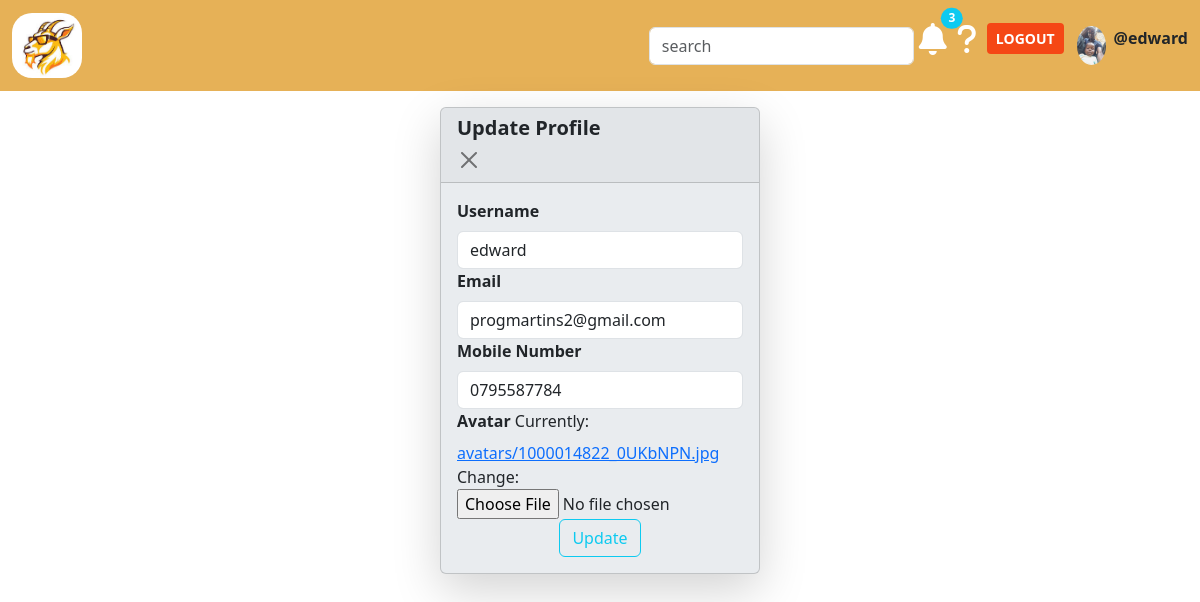
/profile-update/ (signed in), run on an earlier commit of the app's database.
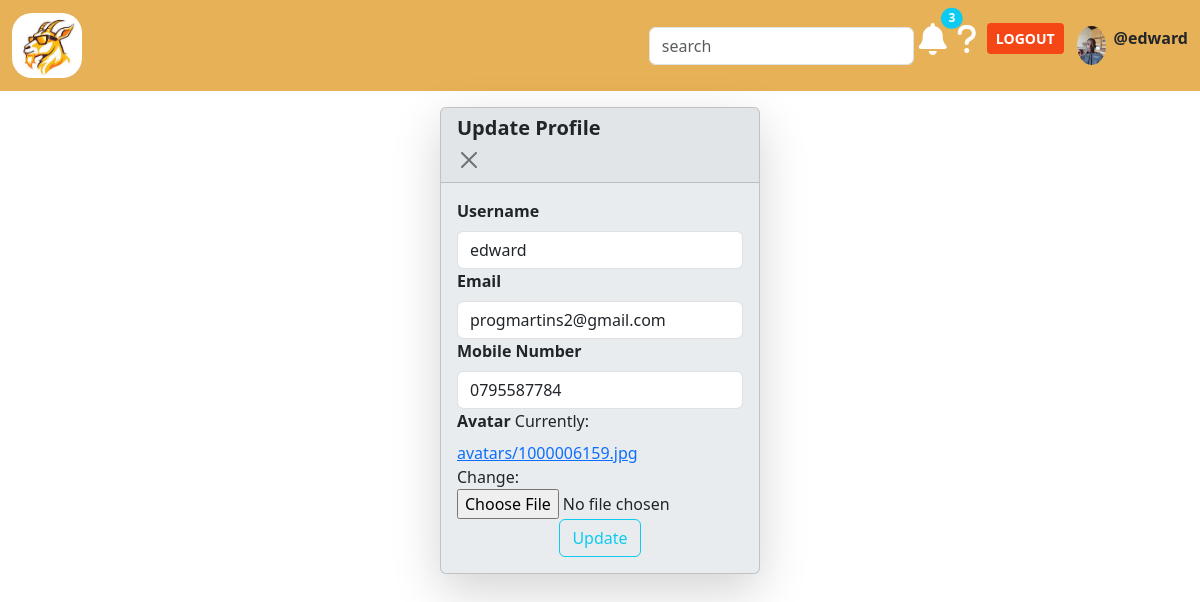
And on a later commit of the database.
### taskmng/models.py (models this page shows, shortened)
class User(AbstractUser):
    username=models.CharField(max_length=100)
    email=models.EmailField(unique=True)
    mobile_number=models.CharField(max_length=13, blank=True, null=True,unique=True)
    avatar=models.ImageField(null=True, default=None, upload_to='avatars/')
    USERNAME_FIELD='email'
    REQUIRED_FIELDS=['username']

### taskmng/views.py (the view, shortened to what this page needs)
# urls.py: path('profile-update/', profileupdate, name="profileupdate"),
def profileupdate(request):
    user=request.user
    form=Profileupdateform(instance=user)
    return render(request,'taskmng/profiletabs/profileupdate.html', {'form':form})

### taskmng/forms.py
class Profileupdateform(forms.ModelForm):
    class Meta:
        model=User
        fields=['username','email','mobile_number','avatar']
        widgets={
            'username':forms.TextInput(attrs={
                'class':'form-control',
                'placeholder':'username'
            }),
            'email':forms.EmailInput(attrs={
                'class':'form-control',
                'placeholder':'email'
            }),
            'mobile_number':forms.TextInput(attrs={
                'class':'form-control',
                'placeholder':'mobile-number'
            }),
            'avatar':forms.ClearableFileInput(attrs={
                'class':'form-control-file'
            })
        }

### taskmng/templates/taskmng/profiletabs/profileupdate.html (shortened to what this page needs)
{% extends 'main.html'%}
{% block content%}
<div class="d-flex justify-content-center">
    <div class="card shadow-lg mt-3 bg-body-secondary" style="width:20rem" >
        <div class="card-header">
            <h1 class="card-title fs-5 fw-bold" id="profileupdatelabel">Update Profile</h1>
            <button class="btn-close" data-bs-dismiss="card" aria-label="Close"></button>
        </div>
        <div class="card-body">
            <form method="POST" action="" enctype="multipart/form-data">
                <div>
                    <label class="form-label fw-bold" for="{{form.username.id_for_label}}">Username</label>
                    {{form.username}}
                </div>
                <div>
                    <label class="form-label fw-bold" for="{{form.email.id_for_label}}">Email</label>
                    {{form.email}}
                </div>
                <div>
                    <label class="form-label fw-bold">Mobile Number</label>
                    {{form.mobile_number}}
                </div>
                <div>
                    <label class="form-label fw-bold">Avatar</label>
                    {{form.avatar}}
                </div>
                <div class="d-flex justify-content-center">
                    <button class="btn btn-outline-info" type="submit">Update</button>
                </div>
            </form>
        </div>
    </div>
</div>
{% endblock%}

### templates/navbar.html (shortened to what this page needs)
{% load static %}
<nav class="navbar navbar-expand-lg" style="background-color:#e6b157">
    <div class=" container-fluid">
        <a class="navbar-brand  " href="{% url 'projects'%}"><img src="{% static 'GOAT.jpeg'%}" style="width:70px; border-radius:20px 20px 20px 20px;" alt="logo"/></a>
        <div class="collapse navbar-collapse " id="navbarnav">
            <form class="ms-auto" role="search">
                <input class="form-control me-2" placeholder="search" aria-label="search">
            </form>
            <ul class="navbar-nav mb-2 mb-lg-0">
                <li class="nav-item">
                    <div class="position-relative">
                        <a href= ""><i class="fa-solid fa-bell fa-shake fa-2x" data-bs-toggle="modal" data-bs-target="notifymodal" style="margin:5px; color:white;"></i><span class="position-absolute top-0 start-100 translate-middle badge rounded-pill bg-info">3</span></a>
                    </div>
                </li>
                <li class="nav-item">
                    <a href=""><i class=" fa-solid fa-question fa-2x" style="color:white; margin:5px;" ></i></a>
                </li>
                <li class="nav-item">
                    {% if request.user.is_authenticated%}
                    <button type="button" class="btn btn-sm" style="margin:5px; background-color:#f54715; "><a href="{%url 'logout'%}" class="link-underline link-underline-opacity-0 fw-bold" style="color:white;">LOGOUT</a></button>
                    {% else %}
                    <button type="button" class="btn btn-sm" style="margin:5px; background-color:#f54715;"><a href="{% url 'login'%}" class=" link-underline link-underline-opacity-0 fw-bold" style="color:white;">LOGIN</a></button>
                    {% endif%}
                </li>
                <li class="nav-item">
                    {%if user.avatar%}
                    <a href="{% url 'profile' %}"><img src="{{request.user.avatar.url}}" alt="profile" class="nav-link" style="width:45px; border-radius:50%"/> </a>
                    {%else%}
                    <a href="{% url 'profile' %}"><img src="{% static 'taskmng/media/avatar-svgrepo-com.svg' %}" alt="profile" class="nav-link" style="width:45px; border-radius:50%"/> </a>
                    {%endif%}
                </li>
                {%if request.user.is_authenticated %}
                <li class="mt-2">
                    <p class="fw-bold">@{{request.user.username}}</p>
                </li>
                {% endif%}
            </ul>
        </div>
    </div>
</nav>

What changed in the data, as far as the page shows it:
changed User "edward": user.avatar: a different picture
Also different on the page:
text no longer shown: "Currently: avatars/1000014822_0UKbNPN.jpg Change:"
text now shown: "Currently: avatars/1000006159.jpg Change:"
